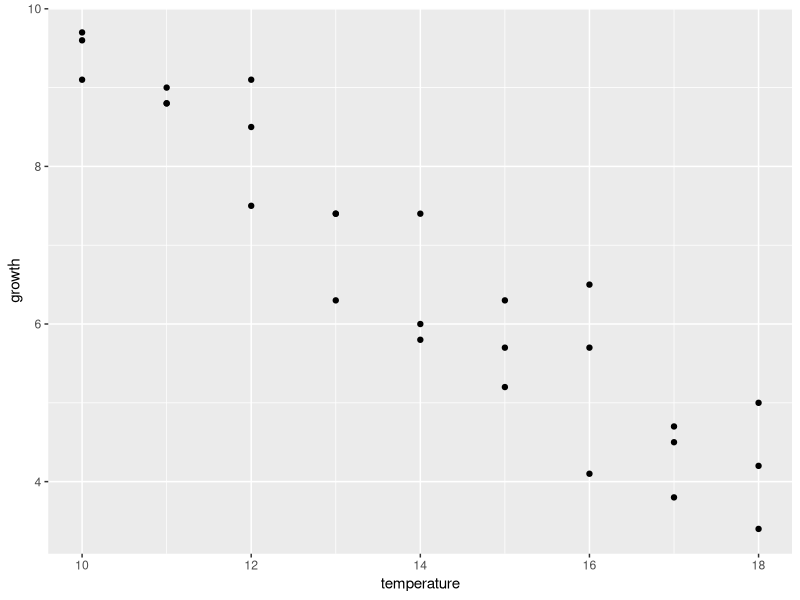
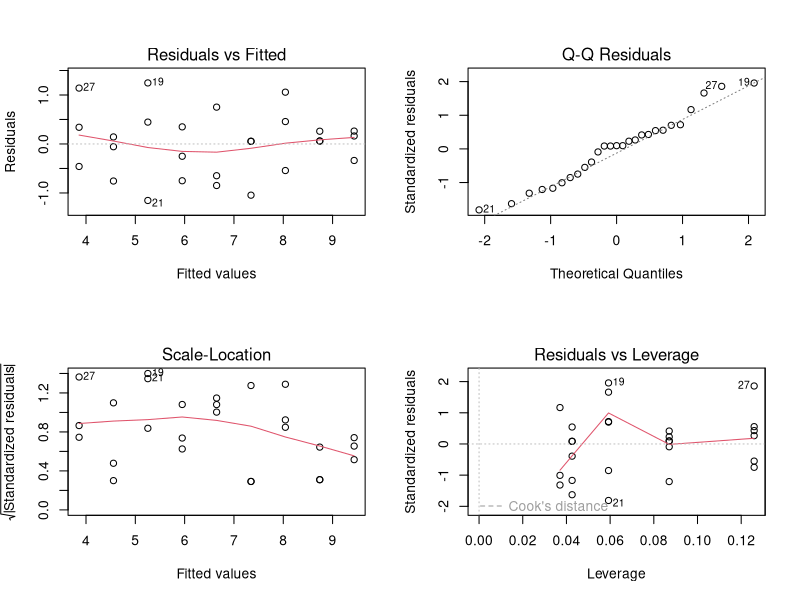
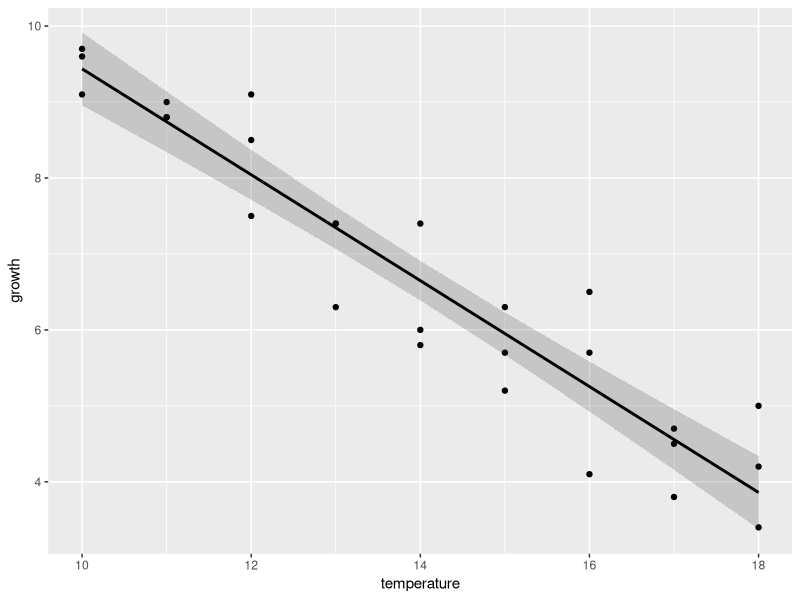
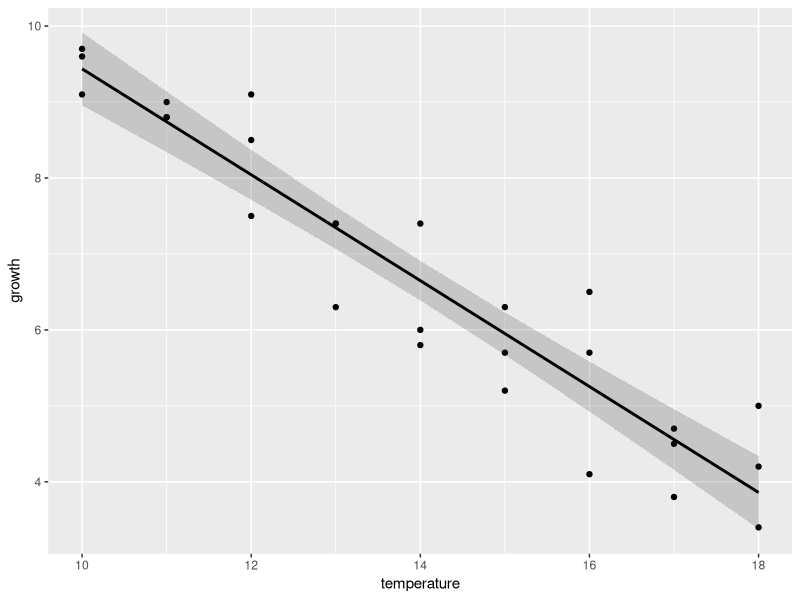

Generate these figures, in order, with R:
## ---- chunk 1
library(tidyverse) # general use
library(here) # file organization
library(ggeffects) # model predictions
library(flextable) # creating tables

abalone <- read_csv(here("data", "abalone_growth.csv"))
## ---- chunk 2
str(abalone)
## ---- chunk 3
glimpse(abalone)
## ---- chunk 4
class(abalone)
## ---- chunk 5
abalone_plot <- ggplot(data = abalone,
                       aes(x = temperature,
                           y = growth)) +
  geom_point()

abalone_plot
## ---- chunk 6
abalone_model <- lm(growth ~ temperature,
                    data = abalone)
## ---- chunk 7
par(mfrow = c(2, 2))
plot(abalone_model)
## ---- chunk 8
summary(abalone_model) 
## ---- chunk 9
model_preds <- ggpredict(abalone_model,
                         terms = "temperature")
## ---- chunk 10
abalone_model_plot <- ggplot(data = abalone,
                             aes(x = temperature,
                                 y = growth)) +
  geom_point() +
  geom_ribbon(data = model_preds,
              aes(x = x,
                  y = predicted,
                  ymin = conf.low,
                  ymax = conf.high),
              alpha = 0.2) +
  geom_line(data = model_preds,
            aes(x = x,
                y = predicted),
            linewidth = 1)


abalone_model_plot
## ---- chunk 11
ggsave(filename = here("abalone_model_plot.jpg"),
       width = 10,
       height = 8,
       units = "cm")
## ---- chunk 12
cor.test(abalone$temperature, abalone$growth,
         method = "pearson")
